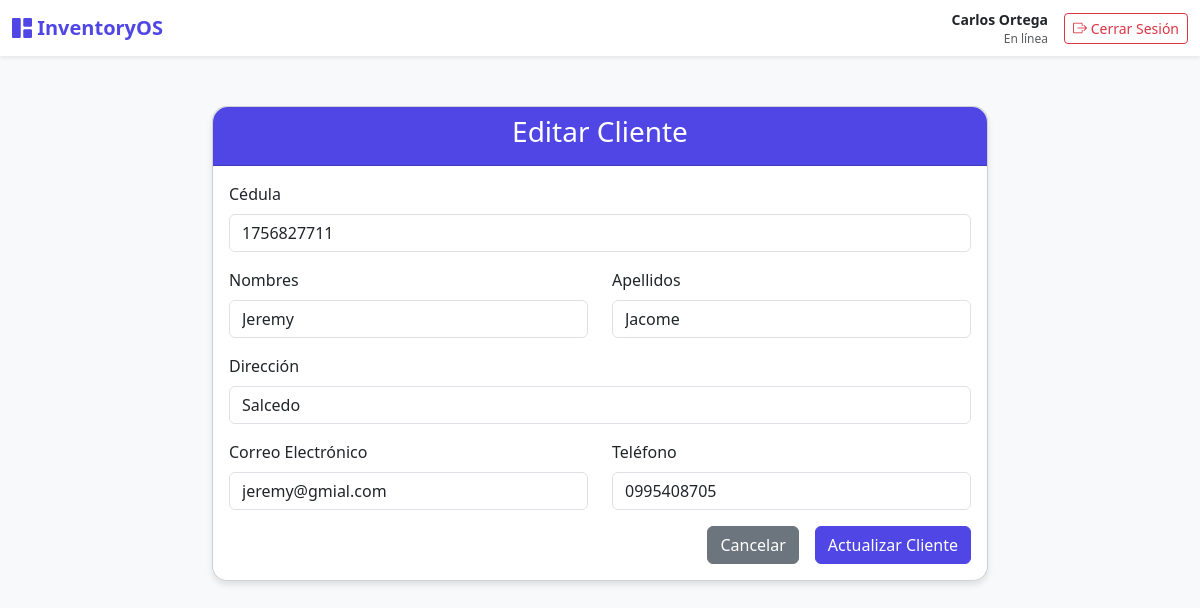
Page /create_modify_cliente/editar_cliente.php?id=1 (signed in) on the committed database.
### tables this page shows
CREATE TABLE `clientes` (
  `id` int NOT NULL,
  `cedula` varchar(10) NOT NULL,
  `nombres` varchar(100) NOT NULL,
  `apellidos` varchar(100) NOT NULL,
  `direccion` varchar(200) DEFAULT NULL,
  `telefono` varchar(20) DEFAULT NULL,
  `correo` varchar(100) DEFAULT NULL
);

### create_modify_cliente/editar_cliente.php (the view, shortened to what this page needs)
<?php
include("../connect.php");
$id = isset($_GET['id']) ? (int)$_GET['id'] : 0;
$cliente = null;
if ($id > 0) {
    $stmt = $conn->prepare("SELECT * FROM clientes WHERE id = ?");
    $stmt->bind_param("i", $id);
    $stmt->execute();
    $res = $stmt->get_result();
    if ($res->num_rows === 1) {
        $cliente = $res->fetch_assoc();
    }
}
?>
<!DOCTYPE html>
<html lang="es">
<head>
    <link href="https://cdn.jsdelivr.net/npm/bootstrap@5.3.0/dist/css/bootstrap.min.css" rel="stylesheet">
    <link rel="stylesheet" href="https://cdn.jsdelivr.net/npm/bootstrap-icons@1.11.0/font/bootstrap-icons.css">
</head>
<body>
<?php include '../navbar.php'; ?>
<div class="container">
    <div class="card">
        <div class="card-header text-center">
            <h3>Editar Cliente</h3>
        </div>
        <div class="card-body">
            <form action="actualizar_cliente.php" method="post" class="needs-validation" novalidate>
                <div class="mb-3">
                    <label for="cedula" class="form-label">Cédula</label>
                    <input type="text" class="form-control" id="cedula" name="cedula" value="<?php echo htmlspecialchars($cliente['cedula']); ?>" required maxlength="10" oninput="this.value = this.value.replace(/[^0-9]/g, '')">
                </div>
                <div class="row">
                    <div class="col-md-6 mb-3">
                        <label for="nombres" class="form-label">Nombres</label>
                        <input type="text" class="form-control" id="nombres" name="nombres" value="<?php echo htmlspecialchars($cliente['nombres']); ?>" required maxlength="100" oninput="this.value = this.value.replace(/[^a-zA-ZáéíóúÁÉÍÓÚñÑ\s]/g, '')">
                    </div>
                    <div class="col-md-6 mb-3">
                        <label for="apellidos" class="form-label">Apellidos</label>
                        <input type="text" class="form-control" id="apellidos" name="apellidos" value="<?php echo htmlspecialchars($cliente['apellidos']); ?>" required maxlength="100" oninput="this.value = this.value.replace(/[^a-zA-ZáéíóúÁÉÍÓÚñÑ\s]/g, '')">
                    </div>
                </div>
                <div class="mb-3">
                    <label for="direccion" class="form-label">Dirección</label>
                    <input type="text" class="form-control" id="direccion" name="direccion" value="<?php echo htmlspecialchars($cliente['direccion']); ?>" maxlength="200">
                </div>
                <div class="row">
                    <div class="col-md-6 mb-3">
                        <label for="correo" class="form-label">Correo Electrónico</label>
                        <input type="email" class="form-control" id="correo" name="correo" value="<?php echo htmlspecialchars($cliente['correo']); ?>" maxlength="100">
                    </div>
                    <div class="col-md-6 mb-3">
                        <label for="telefono" class="form-label">Teléfono</label>
                        <input type="text" class="form-control" id="telefono" name="telefono" value="<?php echo htmlspecialchars($cliente['telefono']); ?>" maxlength="20" oninput="this.value = this.value.replace(/[^0-9]/g, '')">
                    </div>
                </div>
                <div class="d-grid gap-2 d-md-flex justify-content-md-end">
                    <a href="listar_cliente.php" class="btn btn-secondary me-md-2">Cancelar</a>
                    <button type="submit" class="btn btn-primary">Actualizar Cliente</button>
                </div>
            </form>
        </div>
    </div>
</div>
</body>
</html>

### create_modify_cliente/editar_cliente.php (style rules this page uses)
:root { --primary-color: #4f46e5; }
body { background-color: #f8f9fa; }
.container { max-width: 800px; margin-top: 50px; }
.card { border-radius: 15px; box-shadow: 0 4px 6px rgba(0,0,0,0.1); }
.card-header { background-color: var(--primary-color); color: white; border-radius: 15px 15px 0 0 !important; }
.btn-primary { background-color: var(--primary-color); border-color: var(--primary-color); }

### rows in the picture
clientes: cedula "1756827711", nombres "Jeremy", apellidos "Jacome", direccion "Salcedo", correo "jeremy@gmial.com", telefono "0995408705"

### other values in the picture
$_SESSION['nombre'] "Carlos Ortega"
